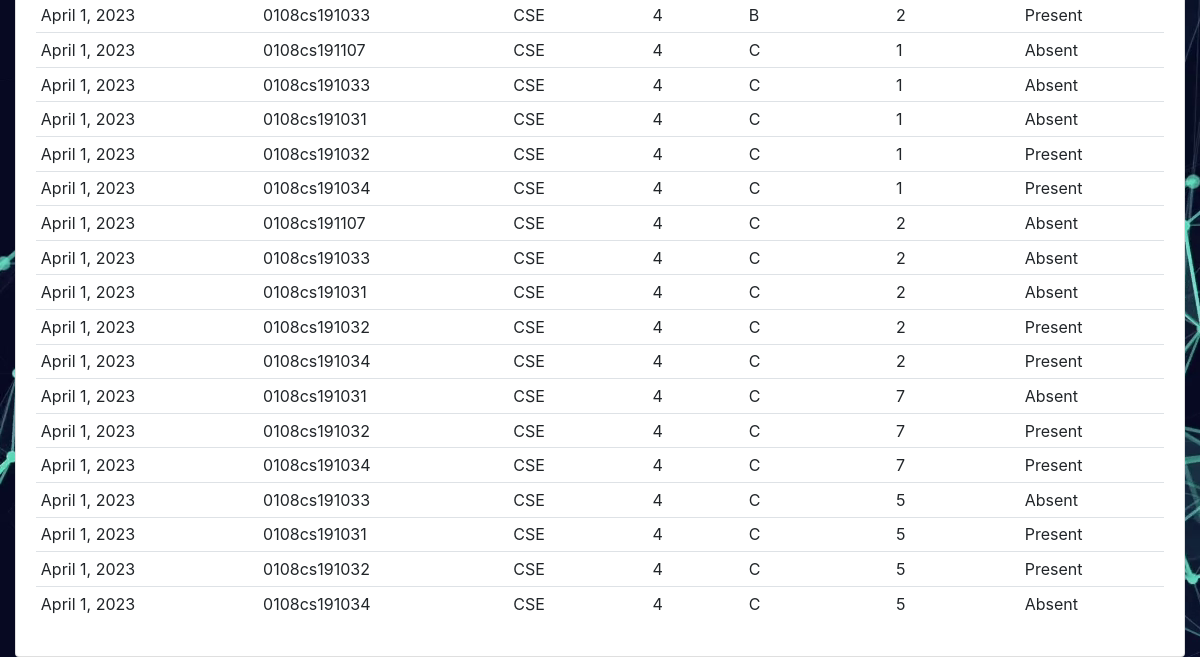
/searchattendence/ (signed in, lower part), run on an earlier commit of the app's database.
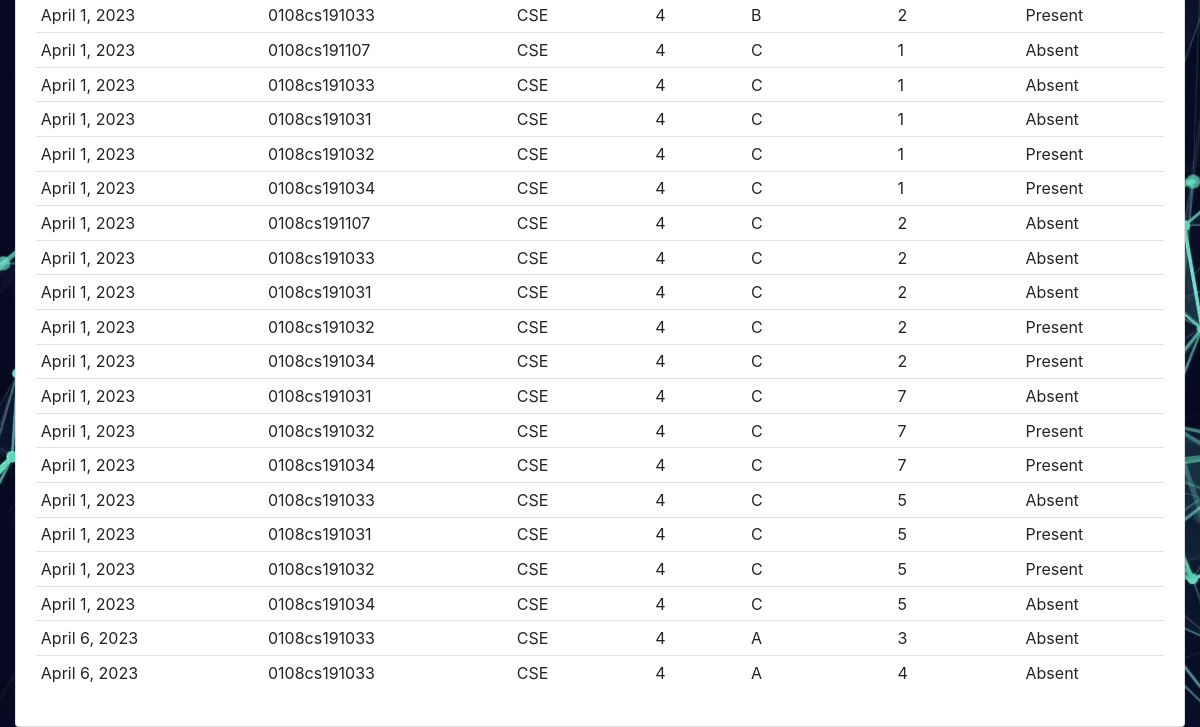
And on a later commit of the database.
### attendence_sys/models.py (models this page shows, shortened)
class Attendence(models.Model):
    id = models.BigAutoField(primary_key=True)
    Faculty_Name = models.CharField(max_length=200, null=True, blank=True)
    Student_ID = models.CharField(max_length=200, null=True, blank=True)
    date = models.DateField(auto_now_add = True, null = True)
    time = models.TimeField(auto_now_add=True, null = True)
    branch = models.CharField(max_length=200, null = True)
    year = models.CharField(max_length=200, null = True)
    section = models.CharField(max_length=200, null = True)
    period = models.CharField(max_length=200, null = True)
    status = models.CharField(max_length=200, null = True, default='Absent')

### attendence_sys/views.py (the view)
# urls.py: path('searchattendence/', views.searchAttendence, name='searchattendence'),
@login_required(login_url = 'login')
def searchAttendence(request):
    try:
        if request.user.is_authenticated:
            attendences = Attendence.objects.filter(Faculty_Name =  request.user.faculty)
    except:
        messages.error(request, "Only  Faculty has the permission to Search Attendance.")
        return redirect('StudentUpdate')
    myFilter = AttendenceFilter(request.GET, queryset=attendences)
    attendences = myFilter.qs
    context = {'myFilter':myFilter, 'attendences': attendences, 'ta':False}
    return render(request, 'attendence_sys/attendence.html', context)

### attendence_sys/models.py (called while the page is built)
    def __str__(self):
        return str(self.firstname + " " + self.lastname)

### attendence_sys/templates/attendence_sys/attendence.html (shortened to what this page needs)
{% extends 'attendence_sys/main.html' %}
{% block content %}
{% if ta == False %}
<br>
<div class="row">
	<div class="col-sm-12">
		<div class="card card-body">
			<table class="table table-sm">
				{% for attendence in attendences %}
				<tr>
					<td>{{ attendence.date }}</td>
                    <td>{{ attendence.Student_ID }}</td>
					<td>{{ attendence.branch }}</td>
					<td>{{ attendence.year }}</td>
					<td>{{ attendence.section }}</td>
					<td>{{ attendence.period }}</td>
					<td>{{ attendence.status }}</td>
				</tr>
				{% endfor %}
			</table>
		</div>
	</div>
</div>
{% endif %}
{% endblock %}

What changed in the data, as far as the page shows it:
added Attendence: date "April 6, 2023", Student_ID "0108cs191033", branch "CSE", year "4", section "A", period "3", status "Absent"
added Attendence: date "April 6, 2023", Student_ID "0108cs191033", branch "CSE", year "4", section "A", period "4", status "Absent"
